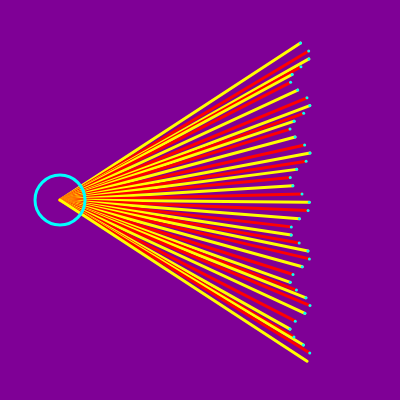
Frame 1 (no input)
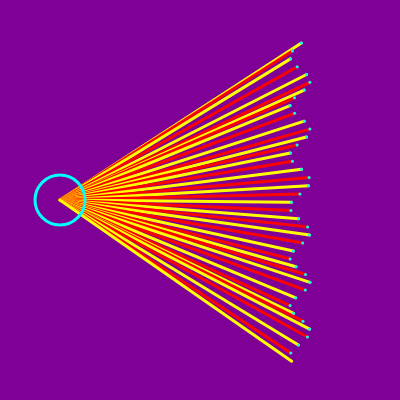
Frame 60 (no input)
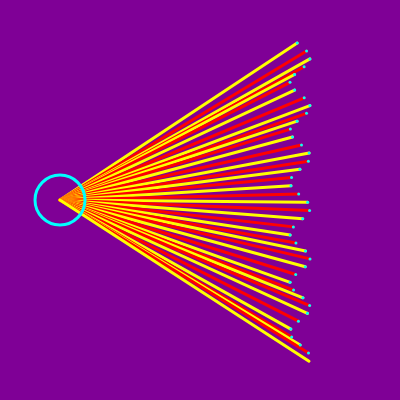
Frame 120 (the mouse pressed at the canvas centre since frame 60)

The p5.js sketch that drew these frames (run headless with seeded random() and noise() and a simulated clock; from frame 60 on, the mouse is pressed at the canvas centre):

// p5.js sketch
// ── sketch.js
// where do you want your sketch to live in the space
window.yorbConfig = {
  type: "box", 
  position: {
    x: -10,
    y: 1.5,
    z: 16.4
  },
  rotation: {
    x: 0,
    y:45,
    z: 0
  },
  scale: {
    x: 1,
    y: 1,
    z: 1
  }
}





function setup(){
    createCanvas(400, 400);
}

function draw ()  {
    background(127, 0, 150);
    strokeWeight(3);
    var a = 0;
    var p = [];
    var inc = TWO_PI / 25.0;
    let blueLineLen, blueLineDest;

    for (var i = 0; i < 41; i++) {
    if (i % 2 !== 1) stroke('yellow')
    else stroke('red')
    let x = 60;
    let y = 200;
    let x2 = 300 + sin(frameCount * 0.05 + i) * 10;
    let y2 = 42 + cos(a) + i * 8;
    line(x, y, x2, y2);
    p[i] = {
        "x": x2,
        "y": y2
    }
    stroke('cyan');
    if (p[i - 1]) {
        line(x2 - blueLineDest, y2 - blueLineLen, p[i - 1].x, p[i - 1].y)
    }
    a = a + inc;
    }
    noFill();
    ellipse(60, 200, 50);
}
